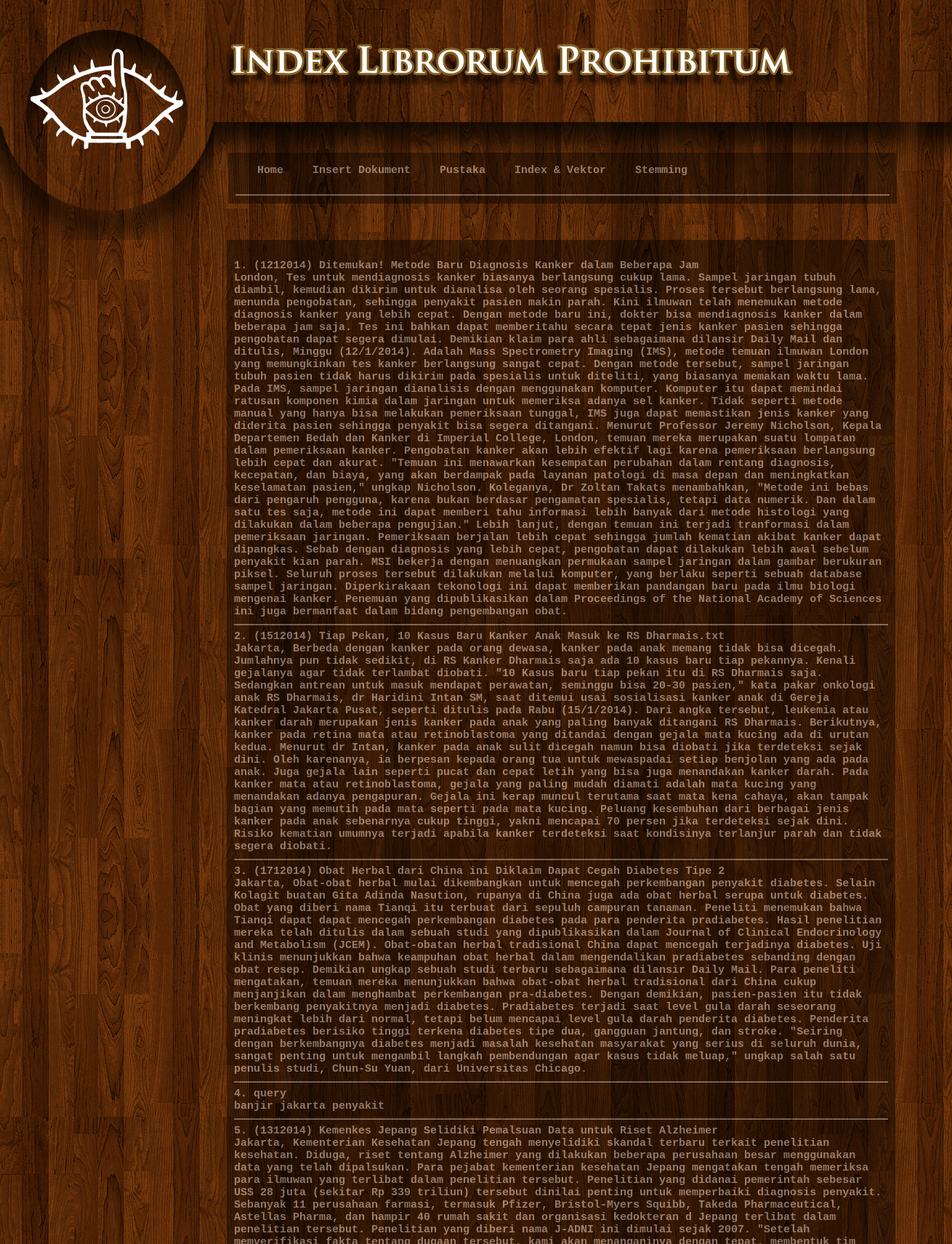
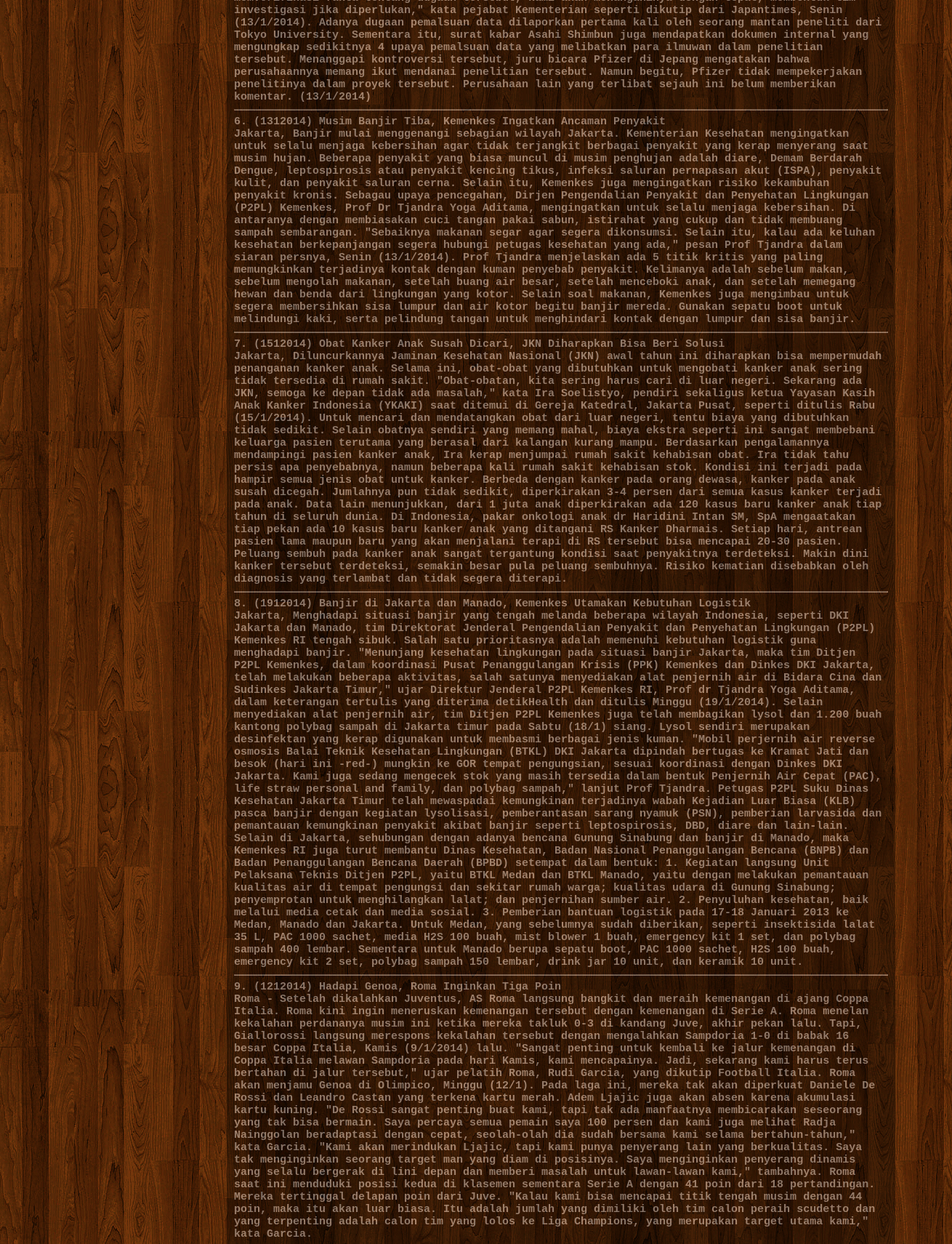
Page /pustaka.php (upper part) on the committed database (2 pictures, top to bottom).
### tables this page shows
CREATE TABLE IF NOT EXISTS `buku` (
  `Id` int(11) NOT NULL AUTO_INCREMENT,
  `Judul` varchar(100) NOT NULL,
  `Isi` text NOT NULL,
  `kelompok` int(11) NOT NULL,
  PRIMARY KEY (`Id`)
);

### pustaka.php (the view, shortened to what this page needs)
?><head>
</head>
<link rel="stylesheet" href="style/style.css" type="text/css" />
</head>
<body>
<div class="kepala">
<div class="kepaladalam">
<a href="index.php" > <div class="logo"> </div> </a>
<a href="index.php" > <div class="judul"></div> </a>
<div class="menu">
<ul class="navigation">
<li><a href="index.php">Home</a></li>
<li><a href="doc.php">Insert Dokument</a></li>
<li><a href="pustaka.php">Pustaka</a></li>
<li><a href="indexing.php">Index & Vektor</a></li>
<li><a href="stem.php">Stemming</a></li>
</ul>
<p>
<br />
<hr />
</div>
</div>
</div>
<div class="badan">
<?php
	echo"<br />";
	$result = mysql_query("SELECT * FROM buku ORDER BY Id");
	while($row = mysql_fetch_array($result)) {
		echo $row['Id'] . ". " . $row['Judul'] . "<br />" . $row['Isi'];
		echo "<hr />";
	}
?>
</div>
</body>

### style/style.css (style rules this page uses)
body { margin:0 auto 0; background: url(../images/background.jpg) repeat; }
.kepala { margin:0 auto 0; width : 100%; height : 330px; background:url(../images/header.png) repeat-x; }
.kepaladalam { margin-left: 0px; width : 1300px; height : 330px; }
.judul { margin-left:298px; width : 803px; height : 130px; background:url(../images/judul.png) no-repeat; }
.menu { padding:10px; margin-top:80px; margin-left:20px; width : 900px; height : 50px; float: left; background-color:#000000; opacity:0.4; text-align:left; font-family:"Courier New", Courier, monospace; font-size:15px; color:#FFFFFF; font-weight:bold; }
.logo { width : 294px; height : 330px; background:url(../images/logo.png) no-repeat; float:left; }
.badan { padding:10px; width :900px; height :auto; margin-left: 312px; margin-right: auto; margin-bottom: 20px; background-color:#000000; opacity:0.4; filter:alpha(opacity=40); text-align:left; font-family:"Courier New", Courier, monospace; font-size:15px; color:#FFFFFF; font-weight:bold; }
ul.navigation { list-style:none; margin:0 auto; padding: 0 10px; }
ul.navigation li { display: block; float: left; text-align: center; text-align:center; font-family:"Courier New", Courier, monospace; font-size:15px; color:#ffffff; font-weight:bold; padding: 0 10px; }
ul.navigation li a { display: block;; text-align:left; font-family:"Courier New", Courier, monospace; font-size:15px; color:#ffffff; font-weight:bold; line-height:30px; text-decoration:none; padding: 0 10px; }

### rows in the picture
buku: Id "1", Judul "(1212014) Ditemukan! Metode Baru Diagnosis Kanker dalam Beberapa Jam", Isi "London, Tes untuk mendiagnosis kanker biasanya berlangsung cukup lama. Sampel jaringan tubuh diambil, kemudian dikirim untuk dianalisa oleh seorang spesialis. Proses tersebut berlangsung lama, menunda pengobatan, sehingga penyakit pasien makin parah. Kini ilmuwan telah menemukan metode diagnosis kanker yang lebih cepat. Dengan metode baru ini, dokter bisa mendiagnosis kanker dalam beberapa jam saja. Tes ini bahkan dapat memberitahu secara tepat jenis kanker pasien sehingga pengobatan dapat segera dimulai. Demikian klaim para ahli sebagaimana dilansir Daily Mail dan ditulis, Minggu (12/1/2014). Adalah Mass Spectrometry Imaging (IMS), metode temuan ilmuwan London yang memungkinkan tes kanker…"
buku: Id "2", Judul "(1512014) Tiap Pekan, 10 Kasus Baru Kanker Anak Masuk ke RS Dharmais.txt", Isi "Jakarta, Berbeda dengan kanker pada orang dewasa, kanker pada anak memang tidak bisa dicegah. Jumlahnya pun tidak sedikit, di RS Kanker Dharmais saja ada 10 kasus baru tiap pekannya. Kenali gejalanya agar tidak terlambat diobati. \"10 Kasus baru tiap pekan itu di RS Dharmais saja. Sedangkan antrean untuk masuk mendapat perawatan, seminggu bisa 20-30 pasien,\" kata pakar onkologi anak RS Dharmais, dr Haridini Intan SM, saat ditemui usai sosialisasi kanker anak di Gereja Katedral Jakarta Pusat, seperti ditulis pada Rabu (15/1/2014). Dari angka tersebut, leukemia atau kanker darah merupakan jenis kanker pada anak yang paling banyak ditangani RS Dharmais. Berikutnya, kanker pada retina mata atau…"
buku: Id "3", Judul "(1712014) Obat Herbal dari China ini Diklaim Dapat Cegah Diabetes Tipe 2", Isi "Jakarta, Obat-obat herbal mulai dikembangkan untuk mencegah perkembangan penyakit diabetes. Selain Kolagit buatan Gita Adinda Nasution, rupanya di China juga ada obat herbal serupa untuk diabetes. Obat yang diberi nama Tianqi itu terbuat dari sepuluh campuran tanaman. Peneliti menemukan bahwa Tianqi dapat dapat mencegah perkembangan diabetes pada para penderita pradiabetes. Hasil penelitian mereka telah ditulis dalam sebuah studi yang dipublikasikan dalam Journal of Clinical Endocrinology and Metabolism (JCEM). Obat-obatan herbal tradisional China dapat mencegah terjadinya diabetes. Uji klinis menunjukkan bahwa keampuhan obat herbal dalam mengendalikan pradiabetes sebanding dengan obat…"
buku: Id "4", Judul "query", Isi "banjir jakarta penyakit"
buku: Id "5", Judul "(1312014) Kemenkes Jepang Selidiki Pemalsuan Data untuk Riset Alzheimer", Isi "Jakarta, Kementerian Kesehatan Jepang tengah menyelidiki skandal terbaru terkait penelitian kesehatan. Diduga, riset tentang Alzheimer yang dilakukan beberapa perusahaan besar menggunakan data yang telah dipalsukan. Para pejabat kementerian kesehatan Jepang mengatakan tengah memeriksa para ilmuwan yang terlibat dalam penelitian tersebut. Penelitian yang didanai pemerintah sebesar US$ 28 juta (sekitar Rp 339 triliun) tersebut dinilai penting untuk memperbaiki diagnosis penyakit. Sebanyak 11 perusahaan farmasi, termasuk Pfizer, Bristol-Myers Squibb, Takeda Pharmaceutical, Astellas Pharma, dan hampir 40 rumah sakit dan organisasi kedokteran d Jepang terlibat dalam penelitian tersebut.…"
buku: Id "6", Judul "(1312014) Musim Banjir Tiba, Kemenkes Ingatkan Ancaman Penyakit", Isi "Jakarta, Banjir mulai menggenangi sebagian wilayah Jakarta. Kementerian Kesehatan mengingatkan untuk selalu menjaga kebersihan agar tidak terjangkit berbagai penyakit yang kerap menyerang saat musim hujan. Beberapa penyakit yang biasa muncul di musim penghujan adalah diare, Demam Berdarah Dengue, leptospirosis atau penyakit kencing tikus, infeksi saluran pernapasan akut (ISPA), penyakit kulit, dan penyakit saluran cerna. Selain itu, Kemenkes juga mengingatkan risiko kekambuhan penyakit kronis. Sebagau upaya pencegahan, Dirjen Pengendalian Penyakit dan Penyehatan Lingkungan (P2PL) Kemenkes, Prof Dr Tjandra Yoga Aditama, mengingatkan untuk selalu menjaga kebersihan. Di antaranya dengan…"
buku: Id "7", Judul "(1512014) Obat Kanker Anak Susah Dicari, JKN Diharapkan Bisa Beri Solusi", Isi "Jakarta, Diluncurkannya Jaminan Kesehatan Nasional (JKN) awal tahun ini diharapkan bisa mempermudah penanganan kanker anak. Selama ini, obat-obat yang dibutuhkan untuk mengobati kanker anak sering tidak tersedia di rumah sakit. \"Obat-obatan, kita sering harus cari di luar negeri. Sekarang ada JKN, semoga ke depan tidak ada masalah,\" kata Ira Soelistyo, pendiri sekaligus ketua Yayasan Kasih Anak Kanker Indonesia (YKAKI) saat ditemui di Gereja Katedral, Jakarta Pusat, seperti ditulis Rabu (15/1/2014). Untuk mencari dan mendatangkan obat dari luar negeri, tentu biaya yang dibutuhkan tidak sedikit. Selain obatnya sendiri yang memang mahal, biaya ekstra seperti ini sangat membebani keluarga…"
buku: Id "8", Judul "(1912014) Banjir di Jakarta dan Manado, Kemenkes Utamakan Kebutuhan Logistik", Isi "Jakarta, Menghadapi situasi banjir yang tengah melanda beberapa wilayah Indonesia, seperti DKI Jakarta dan Manado, tim Direktorat Jenderal Pengendalian Penyakit dan Penyehatan Lingkungan (P2PL) Kemenkes RI tengah sibuk. Salah satu prioritasnya adalah memenuhi kebutuhan logistik guna menghadapi banjir. \"Menunjang kesehatan lingkungan pada situasi banjir Jakarta, maka tim Ditjen P2PL Kemenkes, dalam koordinasi Pusat Penanggulangan Krisis (PPK) Kemenkes dan Dinkes DKI Jakarta, telah melakukan beberapa aktivitas, salah satunya menyediakan alat penjernih air di Bidara Cina dan Sudinkes Jakarta Timur,\" ujar Direktur Jenderal P2PL Kemenkes RI, Prof dr Tjandra Yoga Aditama, dalam keterangan…"
buku: Id "9", Judul "(1212014) Hadapi Genoa, Roma Inginkan Tiga Poin", Isi "Roma - Setelah dikalahkan Juventus, AS Roma langsung bangkit dan meraih kemenangan di ajang Coppa Italia. Roma kini ingin meneruskan kemenangan tersebut dengan kemenangan di Serie A. Roma menelan kekalahan perdananya musim ini ketika mereka takluk 0-3 di kandang Juve, akhir pekan lalu. Tapi, Giallorossi langsung merespons kekalahan tersebut dengan mengalahkan Sampdoria 1-0 di babak 16 besar Coppa Italia, Kamis (9/1/2014) lalu. \"Sangat penting untuk kembali ke jalur kemenangan di Coppa Italia melawan Sampdoria pada hari Kamis, kami mencapainya. Jadi, sekarang kami harus terus bertahan di jalur tersebut,\" ujar pelatih Roma, Rudi Garcia, yang dikutip Football Italia. Roma akan menjamu Genoa di…"
